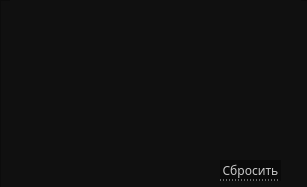
   <widget class="QWidget" name="ffpower">
    <property name="geometry">
     <rect>
      <x>0</x>
      <y>0</y>
      <width>307</width>
      <height>187</height>
     </rect>
    </property>
    <attribute name="icon">
     <iconset>
      <normaloff>../../images/down-arrow.png</normaloff>../../images/down-arrow.png</iconset>
    </attribute>
    <attribute name="label">
     <string>Форм-фактор БП</string>
    </attribute>
    <widget class="QFrame" name="frameFfpower">
     <property name="geometry">
      <rect>
       <x>0</x>
       <y>0</y>
       <width>311</width>
       <height>191</height>
      </rect>
     </property>
     <property name="styleSheet">
      <string notr="true">QFrame{
	background-color: #101010;
}
</string>
     </property>
     <property name="frameShape">
      <enum>QFrame::StyledPanel</enum>
     </property>
     <property name="frameShadow">
      <enum>QFrame::Raised</enum>
     </property>
     <widget class="QTableWidget" name="tableFfpower">
      <property name="enabled">
       <bool>true</bool>
      </property>
      <property name="geometry">
       <rect>
        <x>10</x>
        <y>0</y>
        <width>291</width>
        <height>161</height>
       </rect>
      </property>
      <property name="font">
       <font>
        <family>Montserrat Medium</family>
        <stylestrategy>PreferAntialias</stylestrategy>
       </font>
      </property>
      <property name="mouseTracking">
       <bool>true</bool>
      </property>
      <property name="focusPolicy">
       <enum>Qt::NoFocus</enum>
      </property>
      <property name="autoFillBackground">
       <bool>false</bool>
      </property>
      <property name="styleSheet">
       <string notr="true">QHeaderView
{	
	background: rgb(30, 30, 30);
	color: #dddddd;
	border: 0px;
	font-size: 14px;
	min-width: 100px;	
	min-height: 30px;
}

QHeaderView::section{
	background: rgb(30, 30, 30);
	min-width: 10px;	
	min-height: 25px;
	border: 0px solid;
	border-right: 1px solid rgb(50,50,50); 
	color: #dddddd;
	font-size: 12px;
}

QHeaderView::section:hover {
   color: white;
	background-color: rgb(80,80,80);
}

QHeaderView::section{
    color: white;
	selection-background-color:#ffc0cb;
}

QTableWidget QTableCornerButton::section
{
	
	background: rgb(30, 30, 30);
	border-style: solid;
	border-width: 1px;
}

QTableWidget::item
{
 	border-bottom: 1px solid rgb(60,60,60); 
	border-right: 0px;
	border-left: 0px;
	border-top:0px;
}

QTableView
{
	background-color: #101010;
	color: #dddddd;
	border-top: 0px;
	border-right: 0px;
	border-left: 0px;
	border-bottom: 0px;
}

QTableWidget::item:hover {
    color: white;
	border-bottom: 1px solid rgb(180,180,180);
}      

QTableWidget::item:selected
{
 	color: white;
	border-bottom: 1px solid rgb(180,180,180);
}

QScrollBar:vertical {
	border: none;
    background-color: #151515;
    width: 8px;
    margin: 15px 0 15px 0;
	border-radius: 0px;
 }

/*  HANDLE BAR VERTICAL */
QScrollBar::handle:vertical {	
	background-color: #151515;
	min-height: 30px;
	border-radius: 0px;
	border: 1px solid;
	border-right: 0px;
	border-color: rgb(60,60,60);
}
QScrollBar::handle:vertical:hover{	
	background-color:  rgb(50,50,50);
	border-color: rgb(60,60,60);
}
QScrollBar::handle:vertical:pressed {	
	background-color: rgb(120, 0, 2);
}

/* BTN TOP - SCROLLBAR */
QScrollBar::sub-line:vertical {
	background-color: #151515;
	height: 15px;
	subcontrol-position: top;
	subcontrol-origin: margin;
	border: 0px;
	border-bottom: 1px solid rgb(180, 0, 0);
}
QScrollBar::sub-line:vertical:hover {	
	background-color: #575757;
	border-color: #242424;
}
QScrollBar::sub-line:vertical:pressed {	
	background-color: rgb(120, 0, 2);
}

/* BTN BOTTOM - SCROLLBAR */
QScrollBar::add-line:vertical {
	background-color: #151515;
	height: 15px;
	subcontrol-position: bottom;
	subcontrol-origin: margin;
	border: 1px solid;
	border-color: rgb(60,60,60);
	border: 1px solid;
	border-top:1px solid rgb(180, 0, 0);
	border-right: 0px;
	border-bottom: 0px;
}
QScrollBar::add-line:vertical:hover {	
	background-color: #575757;
	border-color: #242424;
}
QScrollBar::add-line:vertical:pressed {	
	background-color: rgb(120, 0, 2);
}
/* RESET ARROW */
QScrollBar::up-arrow:vertical, QScrollBar::down-arrow:vertical {
	background: none;
}

QScrollBar::add-page:vertical, QScrollBar::sub-page:vertical {
	background: none;
}</string>
      </property>
      <property name="editTriggers">
       <set>QAbstractItemView::AnyKeyPressed|QAbstractItemView::EditKeyPressed|QAbstractItemView::SelectedClicked</set>
      </property>
      <property name="selectionMode">
       <enum>QAbstractItemView::MultiSelection</enum>
      </property>
      <property name="selectionBehavior">
       <enum>QAbstractItemView::SelectRows</enum>
      </property>
      <property name="showGrid">
       <bool>false</bool>
      </property>
      <property name="gridStyle">
       <enum>Qt::SolidLine</enum>
      </property>
      <property name="sortingEnabled">
       <bool>true</bool>
      </property>
      <attribute name="horizontalHeaderVisible">
       <bool>false</bool>
      </attribute>
      <attribute name="horizontalHeaderCascadingSectionResizes">
       <bool>true</bool>
      </attribute>
      <attribute name="horizontalHeaderDefaultSectionSize">
       <number>120</number>
      </attribute>
      <attribute name="horizontalHeaderHighlightSections">
       <bool>false</bool>
      </attribute>
      <attribute name="horizontalHeaderMinimumSectionSize">
       <number>15</number>
      </attribute>
      <attribute name="horizontalHeaderShowSortIndicator" stdset="0">
       <bool>true</bool>
      </attribute>
      <attribute name="horizontalHeaderStretchLastSection">
       <bool>false</bool>
      </attribute>
      <attribute name="verticalHeaderVisible">
       <bool>false</bool>
      </attribute>
      <attribute name="verticalHeaderCascadingSectionResizes">
       <bool>false</bool>
      </attribute>
      <attribute name="verticalHeaderMinimumSectionSize">
       <number>10</number>
      </attribute>
      <column>
       <property name="text">
        <string>Выбор</string>
       </property>
      </column>
      <column>
       <property name="text">
        <string>Название</string>
       </property>
      </column>
     </widget>
     <widget class="QPushButton" name="btnResetFfpower">
      <property name="geometry">
       <rect>
        <x>220</x>
        <y>160</y>
        <width>61</width>
        <height>21</height>
       </rect>
      </property>
      <property name="font">
       <font>
        <family>Montserrat Medium</family>
        <pointsize>9</pointsize>
       </font>
      </property>
      <property name="styleSheet">
       <string notr="true">QPushButton
{	
	background-color: rgb(10, 10, 10);
	color:  rgb(200,200, 200);
	border: 0px;
	border-bottom: 1px dotted rgb(200, 200, 200);
}

QPushButton::hover
{
	color: red;
	border-bottom: 1px dotted red;
}
</string>
      </property>
      <property name="text">
       <string>Сбросить</string>
      </property>
     </widget>
    </widget>
   </widget>
